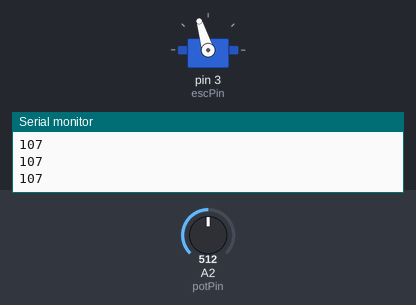
A sketch run on a simulated Arduino Uno, built with avr-gcc and run on an emulated ATmega328P. Shown: servo, the last lines printed to the serial monitor. Inputs (shaded band) come from the test bench; at power-on: A2 (potPin) = 512.

Above: at 1.2 s.
1.3 s: A2 (potPin) set to 716
At 2.3 s:
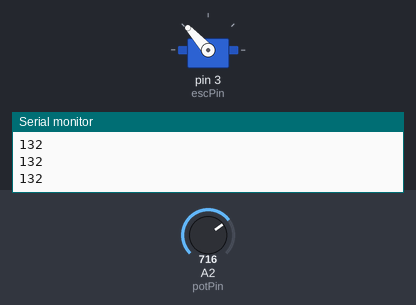
2.8 s: A2 (potPin) set to 900
At 3.8 s:
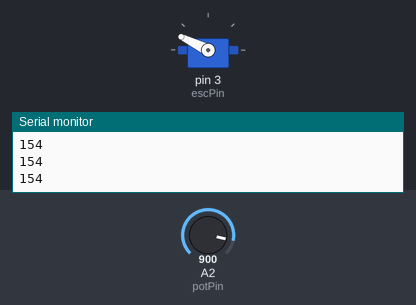
4.3 s: A2 (potPin) set to 1023
At 4.8 s:
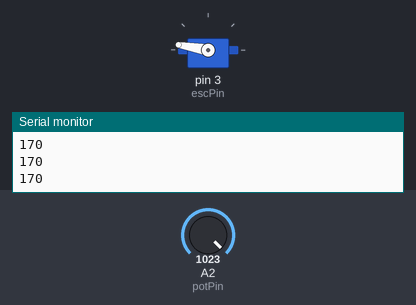
5.8 s: A2 (potPin) set to 306
At 7.0 s:
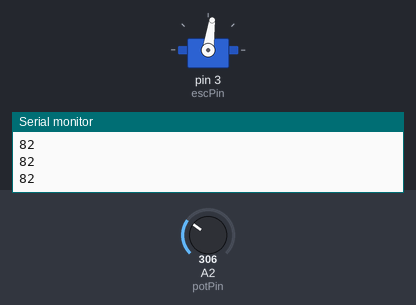
7.3 s: A2 (potPin) set to 122
At 8.3 s:
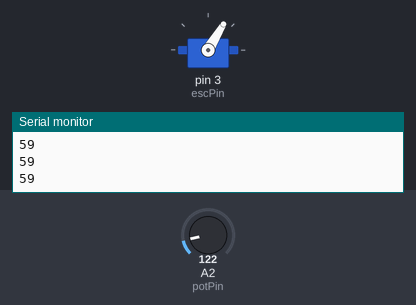
8.8 s: A2 (potPin) set to 511
At 9.5 s:
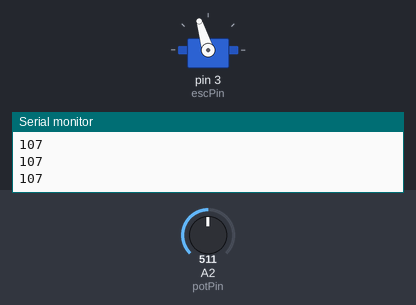
Timing chart, 0 to 11.3 s (numbered marks = the images above; inputs shaded):
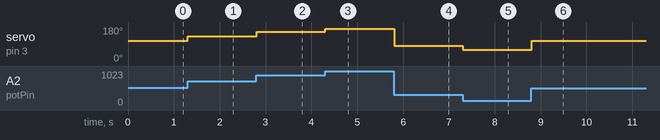

Measured:
- after the input at 1.3 s, servo on pin 3 (escPin): 107° → 132° at once
- after the input at 2.8 s, servo on pin 3 (escPin): 132° → 154° at once
- after the input at 4.3 s, servo on pin 3 (escPin): 154° → 170° at once
- after the input at 5.8 s, servo on pin 3 (escPin): 170° → 82° at once
- after the input at 7.3 s, servo on pin 3 (escPin): 82° → 59° at once
- after the input at 8.8 s, servo on pin 3 (escPin): 59° → 107° at once

The sketch:

ESCcontrol-39595.ino
```cpp
# include <Servo.h>

Servo ESC;                                  // declare ESC

const int potPin = A2;
const int escPin = 3;

void setup() {
  Serial.begin(9600);
  pinMode(potPin, INPUT);
  pinMode(escPin, OUTPUT);
  ESC.attach(escPin);                           // attach ESC input to pin 6 (PWM)
  //ESC.write(180);                           // initialize ESC
  //delay(100);
  //ESC.write(0);                           // initialize ESC
}

void loop() {
  // put your main code here, to run repeatedly:
  int potRead = analogRead(potPin);
  potRead = (float)potRead / 1023 * 125 + 45;
  Serial.println(potRead);
  ESC.write(potRead);
  delay(10);
}
```
